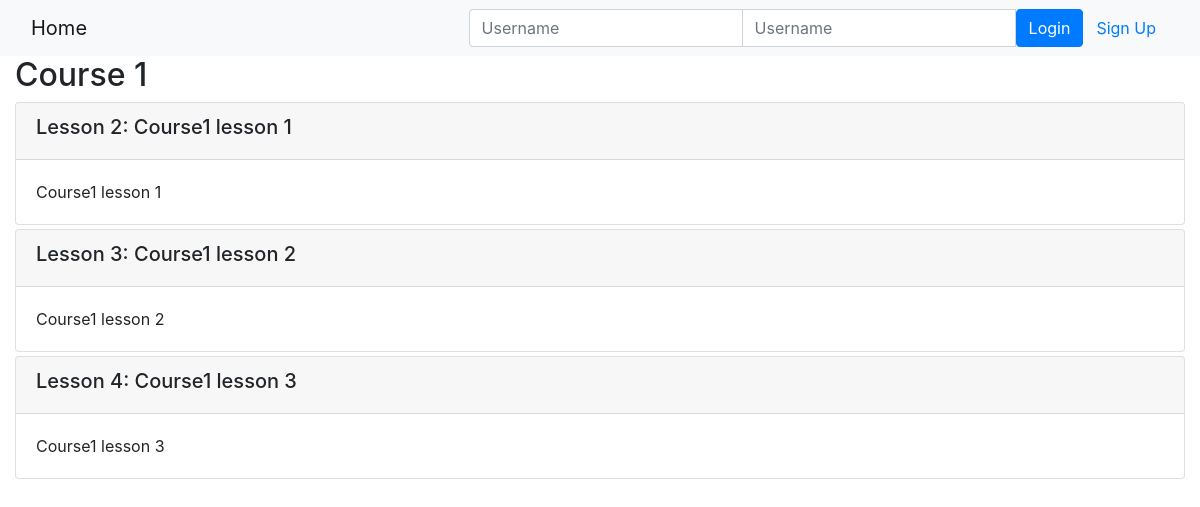
Page /onlinecourse/1/ on the committed database.
### onlinecourse/models.py (models this page shows, shortened)
class Course(models.Model):
    name = models.CharField(null=False, max_length=30, default='online course')
    image = models.ImageField(upload_to='course_images/')
    description = models.CharField(max_length=1000)
    pub_date = models.DateField(null=True)
    instructors = models.ManyToManyField(Instructor)
    users = models.ManyToManyField(settings.AUTH_USER_MODEL, through='Enrollment')
    total_enrollment = models.IntegerField(default=0)
    is_enrolled = False

class Lesson(models.Model):
    title = models.CharField(max_length=200, default="title")
    order = models.IntegerField(default=0)
    course = models.ForeignKey(Course, on_delete=models.CASCADE)
    content = models.TextField()

### onlinecourse/views.py (the view)
# urls.py: path('<int:pk>/', views.CourseDetailView.as_view(), name='course_details'),
class CourseDetailView(generic.DetailView):
    model = Course
    template_name = 'onlinecourse/course_detail_bootstrap.html'

### onlinecourse/templates/onlinecourse/course_detail_bootstrap.html (shortened to what this page needs)
<!DOCTYPE html>
<html lang="en">
<head>
     {% load static %}
    <link rel="stylesheet" href="https://maxcdn.bootstrapcdn.com/bootstrap/4.5.2/css/bootstrap.min.css">
</head>
<body>
    <nav class="navbar navbar-light bg-light">
        <div class="container-fluid">
            <div class="navbar-header">
                  <a class="navbar-brand" href="{% url 'onlinecourse:index' %}">Home</a>
            </div>
            <ul class="nav navbar-nav navbar-right">
                {% if user.is_authenticated %}
                <li>
                    <a class="btn btn-link" href="#">{{ user.first_name }}({{ user.username }})</a>
                    <a class="btn btn-link" href="{% url 'onlinecourse:logout' %}">Logout</a>
                </li>
                {% else %}
                <li>
                    <form class="form-inline" action="{% url 'onlinecourse:login' %}" method="post">
                        <div class="input-group">
                            <input type="text" class="form-control" placeholder="Username" name="username" >
                            <input type="password" class="form-control" placeholder="Username" name="psw" >
                            <button class="btn btn-primary" type="submit">Login</button>
                            <a class="btn btn-link" href="{% url 'onlinecourse:registration' %}">Sign Up</a>
                        </div>
                    </form>
                </li>
                {% endif %}
            </ul>
        </div>
    </nav>
    <div class="container-fluid">
        <h2>{{ course.name }}</h2>
        <div class="card-columns-vertical">
            {% for lesson in course.lesson_set.all %}
                <div class="card mt-1">
                    <div class="card-header"><h5>Lesson {{lesson.order|add:1}}: {{lesson.title}}</h5></div>
                    <div class="card-body">{{lesson.content}}</div>
                </div>
                {% endfor %}
            </div>
</div>
</body>
</html>

### rows in the picture
Course: name "Course 1"
Lesson: order|add "2", title "Course1 lesson 1", content "Course1 lesson 1"
Lesson: order|add "3", title "Course1 lesson 2", content "Course1 lesson 2"
Lesson: order|add "4", title "Course1 lesson 3", content "Course1 lesson 3"
